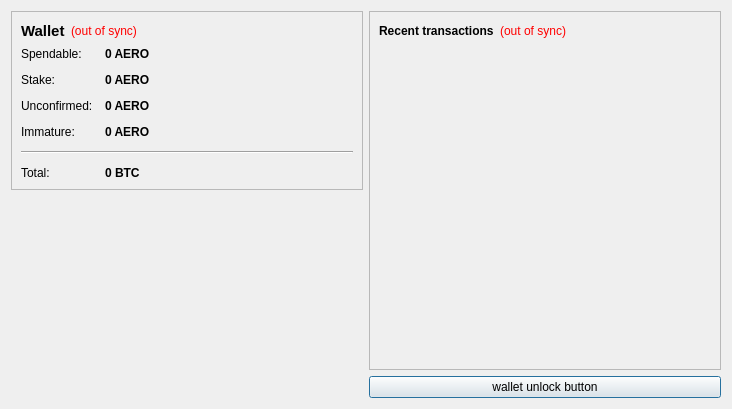
<?xml version="1.0" encoding="UTF-8"?>
<ui version="4.0">
 <class>OverviewPage</class>
 <widget class="QWidget" name="OverviewPage">
  <property name="geometry">
   <rect>
    <x>0</x>
    <y>0</y>
    <width>732</width>
    <height>409</height>
   </rect>
  </property>
  <property name="windowTitle">
   <string>Form</string>
  </property>
  <layout class="QHBoxLayout" name="horizontalLayout" stretch="0,0">
   <item>
    <layout class="QVBoxLayout" name="verticalLayout_2">
     <item>
      <widget class="QFrame" name="frame">
       <property name="frameShape">
        <enum>QFrame::StyledPanel</enum>
       </property>
       <property name="frameShadow">
        <enum>QFrame::Raised</enum>
       </property>
       <layout class="QVBoxLayout" name="verticalLayout_4">
        <item>
         <layout class="QHBoxLayout" name="horizontalLayout_4">
          <item>
           <widget class="QLabel" name="label_5">
            <property name="font">
             <font>
              <pointsize>11</pointsize>
              <weight>75</weight>
              <bold>true</bold>
             </font>
            </property>
            <property name="text">
             <string>Wallet</string>
            </property>
           </widget>
          </item>
          <item>
           <widget class="QLabel" name="labelWalletStatus">
            <property name="toolTip">
             <string>The displayed information may be out of date. Your wallet automatically synchronizes with the AeroCoin network after a connection is established, but this process has not completed yet.</string>
            </property>
            <property name="styleSheet">
             <string notr="true">QLabel { color: red; }</string>
            </property>
            <property name="text">
             <string notr="true">(out of sync)</string>
            </property>
            <property name="alignment">
             <set>Qt::AlignLeading|Qt::AlignLeft|Qt::AlignVCenter</set>
            </property>
           </widget>
          </item>
          <item>
           <spacer name="horizontalSpacer_2">
            <property name="orientation">
             <enum>Qt::Horizontal</enum>
            </property>
            <property name="sizeHint" stdset="0">
             <size>
              <width>40</width>
              <height>20</height>
             </size>
            </property>
           </spacer>
          </item>
         </layout>
        </item>
        <item>
         <layout class="QFormLayout" name="formLayout_2">
          <property name="fieldGrowthPolicy">
           <enum>QFormLayout::AllNonFixedFieldsGrow</enum>
          </property>
          <property name="horizontalSpacing">
           <number>12</number>
          </property>
          <property name="verticalSpacing">
           <number>12</number>
          </property>
          <item row="0" column="0">
           <widget class="QLabel" name="label">
            <property name="text">
             <string>Spendable:</string>
            </property>
           </widget>
          </item>
          <item row="0" column="1">
           <widget class="QLabel" name="labelBalance">
            <property name="font">
             <font>
              <weight>75</weight>
              <bold>true</bold>
             </font>
            </property>
            <property name="cursor">
             <cursorShape>IBeamCursor</cursorShape>
            </property>
            <property name="toolTip">
             <string>Your current spendable balance</string>
            </property>
            <property name="text">
             <string notr="true">0 AERO</string>
            </property>
            <property name="textInteractionFlags">
             <set>Qt::LinksAccessibleByMouse|Qt::TextSelectableByKeyboard|Qt::TextSelectableByMouse</set>
            </property>
           </widget>
          </item>
          <item row="1" column="0">
           <widget class="QLabel" name="label_6">
            <property name="text">
             <string>Stake:</string>
            </property>
           </widget>
          </item>
          <item row="1" column="1">
           <widget class="QLabel" name="labelStake">
            <property name="font">
             <font>
              <weight>75</weight>
              <bold>true</bold>
             </font>
            </property>
            <property name="cursor">
             <cursorShape>IBeamCursor</cursorShape>
            </property>
            <property name="toolTip">
             <string>Total of coins that was staked, and do not yet count toward the current balance</string>
            </property>
            <property name="text">
             <string notr="true">0 AERO</string>
            </property>
            <property name="textInteractionFlags">
             <set>Qt::LinksAccessibleByMouse|Qt::TextSelectableByKeyboard|Qt::TextSelectableByMouse</set>
            </property>
           </widget>
          </item>
          <item row="2" column="0">
           <widget class="QLabel" name="label_3">
            <property name="text">
             <string>Unconfirmed:</string>
            </property>
           </widget>
          </item>
          <item row="2" column="1">
           <widget class="QLabel" name="labelUnconfirmed">
            <property name="font">
             <font>
              <weight>75</weight>
              <bold>true</bold>
             </font>
            </property>
            <property name="cursor">
             <cursorShape>IBeamCursor</cursorShape>
            </property>
            <property name="toolTip">
             <string>Total of transactions that have yet to be confirmed, and do not yet count toward the current balance</string>
            </property>
            <property name="text">
             <string notr="true">0 AERO</string>
            </property>
            <property name="textInteractionFlags">
             <set>Qt::LinksAccessibleByMouse|Qt::TextSelectableByKeyboard|Qt::TextSelectableByMouse</set>
            </property>
           </widget>
          </item>
          <item row="3" column="0">
           <widget class="QLabel" name="labelImmatureText">
            <property name="text">
             <string>Immature:</string>
            </property>
           </widget>
          </item>
          <item row="3" column="1">
           <widget class="QLabel" name="labelImmature">
            <property name="font">
             <font>
              <weight>75</weight>
              <bold>true</bold>
             </font>
            </property>
            <property name="toolTip">
             <string>Mined balance that has not yet matured</string>
            </property>
            <property name="text">
             <string notr="true">0 AERO</string>
            </property>
            <property name="textInteractionFlags">
             <set>Qt::LinksAccessibleByMouse|Qt::TextSelectableByKeyboard|Qt::TextSelectableByMouse</set>
            </property>
           </widget>
          </item>
          <item row="4" column="0" colspan="2">
           <widget class="Line" name="line">
            <property name="orientation">
             <enum>Qt::Horizontal</enum>
            </property>
           </widget>
          </item>
          <item row="5" column="0">
           <widget class="QLabel" name="labelTotalText">
            <property name="text">
             <string>Total:</string>
            </property>
           </widget>
          </item>
          <item row="5" column="1">
           <widget class="QLabel" name="labelTotal">
            <property name="font">
             <font>
              <weight>75</weight>
              <bold>true</bold>
             </font>
            </property>
            <property name="cursor">
             <cursorShape>IBeamCursor</cursorShape>
            </property>
            <property name="toolTip">
             <string>Your current total balance</string>
            </property>
            <property name="text">
             <string notr="true">0 BTC</string>
            </property>
            <property name="textInteractionFlags">
             <set>Qt::LinksAccessibleByMouse|Qt::TextSelectableByKeyboard|Qt::TextSelectableByMouse</set>
            </property>
           </widget>
          </item>
         </layout>
        </item>
       </layout>
      </widget>
     </item>
     <item>
      <spacer name="verticalSpacer_4">
       <property name="orientation">
        <enum>Qt::Vertical</enum>
       </property>
       <property name="sizeHint" stdset="0">
        <size>
         <width>20</width>
         <height>40</height>
        </size>
       </property>
      </spacer>
     </item>
     <item>
      <widget class="QLabel" name="label_2">
       <property name="text">
        <string/>
       </property>
       <property name="pixmap">
        <pixmap resource="../bitcoin.qrc">:/images/Wallet_Logo</pixmap>
       </property>
       <property name="alignment">
        <set>Qt::AlignCenter</set>
       </property>
      </widget>
     </item>
     <item>
      <spacer name="verticalSpacer">
       <property name="orientation">
        <enum>Qt::Vertical</enum>
       </property>
       <property name="sizeHint" stdset="0">
        <size>
         <width>20</width>
         <height>40</height>
        </size>
       </property>
      </spacer>
     </item>
    </layout>
   </item>
   <item>
    <layout class="QVBoxLayout" name="verticalLayout_3">
     <item>
      <widget class="QFrame" name="frame_2">
       <property name="frameShape">
        <enum>QFrame::StyledPanel</enum>
       </property>
       <property name="frameShadow">
        <enum>QFrame::Raised</enum>
       </property>
       <layout class="QVBoxLayout" name="verticalLayout">
        <item>
         <layout class="QHBoxLayout" name="horizontalLayout_2">
          <item>
           <widget class="QLabel" name="label_4">
            <property name="text">
             <string>&lt;b&gt;Recent transactions&lt;/b&gt;</string>
            </property>
           </widget>
          </item>
          <item>
           <widget class="QLabel" name="labelTransactionsStatus">
            <property name="toolTip">
             <string>The displayed information may be out of date. Your wallet automatically synchronizes with the AeroCoin network after a connection is established, but this process has not completed yet.</string>
            </property>
            <property name="styleSheet">
             <string notr="true">QLabel { color: red; }</string>
            </property>
            <property name="text">
             <string notr="true">(out of sync)</string>
            </property>
            <property name="alignment">
             <set>Qt::AlignRight|Qt::AlignTrailing|Qt::AlignVCenter</set>
            </property>
           </widget>
          </item>
          <item>
           <spacer name="horizontalSpacer">
            <property name="orientation">
             <enum>Qt::Horizontal</enum>
            </property>
            <property name="sizeHint" stdset="0">
             <size>
              <width>40</width>
              <height>20</height>
             </size>
            </property>
           </spacer>
          </item>
         </layout>
        </item>
        <item>
         <widget class="QListView" name="listTransactions">
          <property name="styleSheet">
           <string notr="true">QListView { background: transparent; }</string>
          </property>
          <property name="frameShape">
           <enum>QFrame::NoFrame</enum>
          </property>
          <property name="verticalScrollBarPolicy">
           <enum>Qt::ScrollBarAlwaysOff</enum>
          </property>
          <property name="horizontalScrollBarPolicy">
           <enum>Qt::ScrollBarAlwaysOff</enum>
          </property>
          <property name="selectionMode">
           <enum>QAbstractItemView::NoSelection</enum>
          </property>
         </widget>
        </item>
       </layout>
      </widget>
     </item>
     <item>
      <widget class="QPushButton" name="unlockWalletButton">
       <property name="sizePolicy">
        <sizepolicy hsizetype="Minimum" vsizetype="Fixed">
         <horstretch>0</horstretch>
         <verstretch>0</verstretch>
        </sizepolicy>
       </property>
       <property name="maximumSize">
        <size>
         <width>16777214</width>
         <height>16777214</height>
        </size>
       </property>
       <property name="toolTip">
        <string/>
       </property>
       <property name="text">
        <string>wallet unlock button</string>
       </property>
       <property name="checkable">
        <bool>false</bool>
       </property>
       <property name="autoDefault">
        <bool>false</bool>
       </property>
       <property name="default">
        <bool>true</bool>
       </property>
       <property name="flat">
        <bool>false</bool>
       </property>
      </widget>
     </item>
    </layout>
   </item>
  </layout>
 </widget>
 <resources>
  <include location="../bitcoin.qrc"/>
 </resources>
 <connections/>
</ui>
